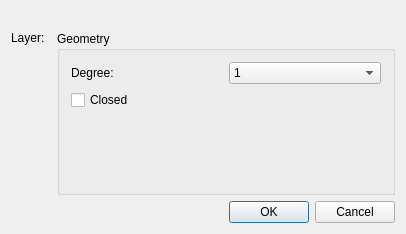
<?xml version="1.0" encoding="UTF-8"?>
<ui version="4.0">
 <class>QG_DlgSpline</class>
 <widget class="QDialog" name="QG_DlgSpline">
  <property name="geometry">
   <rect>
    <x>0</x>
    <y>0</y>
    <width>406</width>
    <height>234</height>
   </rect>
  </property>
  <property name="sizePolicy">
   <sizepolicy hsizetype="Minimum" vsizetype="Minimum">
    <horstretch>0</horstretch>
    <verstretch>0</verstretch>
   </sizepolicy>
  </property>
  <property name="minimumSize">
   <size>
    <width>300</width>
    <height>190</height>
   </size>
  </property>
  <property name="windowTitle">
   <string>Spline</string>
  </property>
  <layout class="QVBoxLayout">
   <item>
    <widget class="QLabel" name="lId">
     <property name="text">
      <string/>
     </property>
    </widget>
   </item>
   <item>
    <layout class="QHBoxLayout">
     <item>
      <layout class="QVBoxLayout">
       <item>
        <layout class="QHBoxLayout">
         <item>
          <widget class="QLabel" name="lLayer">
           <property name="sizePolicy">
            <sizepolicy hsizetype="Preferred" vsizetype="Preferred">
             <horstretch>0</horstretch>
             <verstretch>0</verstretch>
            </sizepolicy>
           </property>
           <property name="text">
            <string>Layer:</string>
           </property>
           <property name="wordWrap">
            <bool>false</bool>
           </property>
          </widget>
         </item>
         <item>
          <widget class="QG_LayerBox" name="cbLayer" native="true"/>
         </item>
        </layout>
       </item>
       <item>
        <widget class="QG_WidgetPen" name="wPen" native="true">
         <property name="sizePolicy">
          <sizepolicy hsizetype="MinimumExpanding" vsizetype="MinimumExpanding">
           <horstretch>0</horstretch>
           <verstretch>0</verstretch>
          </sizepolicy>
         </property>
        </widget>
       </item>
      </layout>
     </item>
     <item>
      <widget class="QGroupBox" name="buttonGroup8">
       <property name="sizePolicy">
        <sizepolicy hsizetype="Preferred" vsizetype="Preferred">
         <horstretch>1</horstretch>
         <verstretch>0</verstretch>
        </sizepolicy>
       </property>
       <property name="title">
        <string>Geometry</string>
       </property>
       <layout class="QGridLayout">
        <item row="2" column="0">
         <spacer name="spacer58">
          <property name="orientation">
           <enum>Qt::Vertical</enum>
          </property>
          <property name="sizeType">
           <enum>QSizePolicy::Expanding</enum>
          </property>
          <property name="sizeHint" stdset="0">
           <size>
            <width>20</width>
            <height>20</height>
           </size>
          </property>
         </spacer>
        </item>
        <item row="2" column="1">
         <spacer name="spacer61">
          <property name="orientation">
           <enum>Qt::Vertical</enum>
          </property>
          <property name="sizeType">
           <enum>QSizePolicy::Expanding</enum>
          </property>
          <property name="sizeHint" stdset="0">
           <size>
            <width>20</width>
            <height>20</height>
           </size>
          </property>
         </spacer>
        </item>
        <item row="0" column="0">
         <widget class="QLabel" name="lDegree">
          <property name="text">
           <string>Degree:</string>
          </property>
          <property name="wordWrap">
           <bool>false</bool>
          </property>
         </widget>
        </item>
        <item row="1" column="0" colspan="2">
         <widget class="QCheckBox" name="cbClosed">
          <property name="text">
           <string>Closed</string>
          </property>
         </widget>
        </item>
        <item row="0" column="1">
         <widget class="QComboBox" name="cbDegree">
          <property name="minimumSize">
           <size>
            <width>64</width>
            <height>0</height>
           </size>
          </property>
          <item>
           <property name="text">
            <string notr="true">1</string>
           </property>
          </item>
          <item>
           <property name="text">
            <string notr="true">2</string>
           </property>
          </item>
          <item>
           <property name="text">
            <string notr="true">3</string>
           </property>
          </item>
         </widget>
        </item>
       </layout>
      </widget>
     </item>
    </layout>
   </item>
   <item>
    <widget class="QDialogButtonBox" name="buttonBox">
     <property name="standardButtons">
      <set>QDialogButtonBox::Cancel|QDialogButtonBox::Ok</set>
     </property>
    </widget>
   </item>
  </layout>
 </widget>
 <layoutdefault spacing="6" margin="11"/>
 <customwidgets>
  <customwidget>
   <class>QG_WidgetPen</class>
   <extends>QWidget</extends>
   <header>qg_widgetpen.h</header>
  </customwidget>
  <customwidget>
   <class>QG_LayerBox</class>
   <extends>QWidget</extends>
   <header>qg_layerbox.h</header>
  </customwidget>
 </customwidgets>
 <resources/>
 <connections>
  <connection>
   <sender>buttonBox</sender>
   <signal>accepted()</signal>
   <receiver>QG_DlgSpline</receiver>
   <slot>accept()</slot>
   <hints>
    <hint type="sourcelabel">
     <x>202</x>
     <y>217</y>
    </hint>
    <hint type="destinationlabel">
     <x>20</x>
     <y>20</y>
    </hint>
   </hints>
  </connection>
  <connection>
   <sender>buttonBox</sender>
   <signal>rejected()</signal>
   <receiver>QG_DlgSpline</receiver>
   <slot>reject()</slot>
   <hints>
    <hint type="sourcelabel">
     <x>202</x>
     <y>217</y>
    </hint>
    <hint type="destinationlabel">
     <x>20</x>
     <y>20</y>
    </hint>
   </hints>
  </connection>
 </connections>
</ui>
